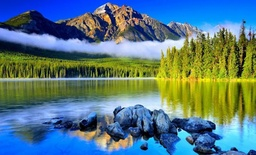
#> input picture data/original.jpg, 256 x 155 px, shrunk from 736 x 446 before the run, found by its file name
$ jupyter execute clustering.ipynb
#> lines starting #> are read from the running program, lines starting #| are printed output that depends on the picture
# 🎨 Image Compression using K-Means

[cell 1]
import numpy as np
import matplotlib.pyplot as plt
from PIL import Image
from sklearn.cluster import KMeans


# LOAD ORIGINAL IMAGE

# First of all whe have to load the image and convert it to RGB format
img = Image.open("/Users/ariel/github/image-compression-kmeans/data/original.jpg")
#> img is the input picture: PIL image 256x155 RGB; mean R, G, B 87.9, 121.6, 130
img = img.convert("RGB")
img_array = np.array(img)

print("=" * 60)
print(" IMAGE COMPRESSION USING K-MEANS CLUSTERING")
print("=" * 60)
print(f"\n Loaded image: {img_array.shape[1]}x{img_array.shape[0]} pixels")
#|  Loaded image: 256x155 pixels
print(f"   Total pixels: {img_array.shape[0] * img_array.shape[1]:,}")
#|    Total pixels: 39,680


# APPLY K-MEANS CLUSTERING

# Prepare pixel data by flattening the image into (num_pixels, 3)
h, w, channels = img_array.shape
#> h = 155; w = 256; channels = 3
pixels = img_array.reshape(-1, 3)

# Different k values to test how many colors we keep
k_values = [2, 4, 8, 16, 32]
compressed_images = {}

print("\n" + "=" * 60)
print(" RUNNING K-MEANS CLUSTERING")
print("=" * 60)

for k in k_values:
    print(f"\n Processing image with k = {k} colors...")

    # Fit K-Means to the pixel data
    kmeans = KMeans(n_clusters=k, random_state=42, n_init=10)
    kmeans.fit(pixels)

    # Each pixel is replaced by the centroid of its assigned cluster
    new_colors = kmeans.cluster_centers_[kmeans.labels_]

    # Reshape back to original image dimensions
    compressed = new_colors.reshape(h, w, 3).astype(np.uint8)
    compressed_images[k] = compressed

    print(f"   ✓ Image with {k} colors generated")
#> after the loop, compressed_images = 5 items


# CALCULATE COMPRESSION FACTOR

print("\n" + "=" * 60)
print(" COMPRESSION FACTORS")
print("=" * 60)

# Original size: each pixel takes 3 bytes (RGB)
original_size = h * w * 3
#> original_size = 119040

print(f"\nOriginal size: {original_size:,} bytes")
#| Original size: 119,040 bytes
print(f"   (Height {h} × Width {w} × 3 RGB channels)\n")
#|    (Height 155 × Width 256 × 3 RGB channels)

print(f"{'K':>5} | {'Compressed Size':>20} | {'Compression Ratio':>22}")
print("-" * 60)

compression_factors = {}

for k in k_values:
    # Compressed size = color palette + cluster index storage
    palette_size = k * 3
    indices_size = (h * w * np.ceil(np.log2(k)) / 8)
    compressed_size = palette_size + indices_size

    # Compression ratio
    compression_factor = original_size / compressed_size
    compression_factors[k] = compression_factor

    print(f"{k:>5} | {compressed_size:>15,.0f} bytes | {compression_factor:>18.2f}:1")
#> this loop made 5 passes
#> (indices_size, compressed_size, compression_factor) on passes 1 to 5: (4960, 4966, 23.97), (9920, 9932, 11.99), (14880, 14904, 7.99), (19840, 19888, 5.99), (24800, 24896, 4.78)
#|     2 |           4,966 bytes |              23.97:1
#|     4 |           9,932 bytes |              11.99:1
#|     8 |          14,904 bytes |               7.99:1
#|    16 |          19,888 bytes |               5.99:1
#|    32 |          24,896 bytes |               4.78:1
#> after the loop, compression_factors = {2: 23.97, 4: 11.99, 8: 7.99, 16: 5.99, 32: 4.78}

print("=" * 60)


# VISUALIZE RESULTS

print("\n Generating comparison plot...")

# Create a grid showing original + compressed images
fig, axes = plt.subplots(2, 3, figsize=(15, 10))
axes = axes.flatten()

# Show original image
axes[0].imshow(img_array)
axes[0].set_title('ORIGINAL\n(No compression)',
                  fontsize=12, fontweight='bold', color='darkblue')
axes[0].axis('off')

# Show compressed versions for each k
for idx, k in enumerate(k_values, 1):
    axes[idx].imshow(compressed_images[k])
    axes[idx].set_title(f'K = {k} colors\nRatio: {compression_factors[k]:.2f}:1',
                        fontsize=11, fontweight='bold')
    axes[idx].axis('off')

plt.suptitle('Image Compression using K-Means Clustering',
             fontsize=16, fontweight='bold', y=0.98)
plt.tight_layout()
plt.show()
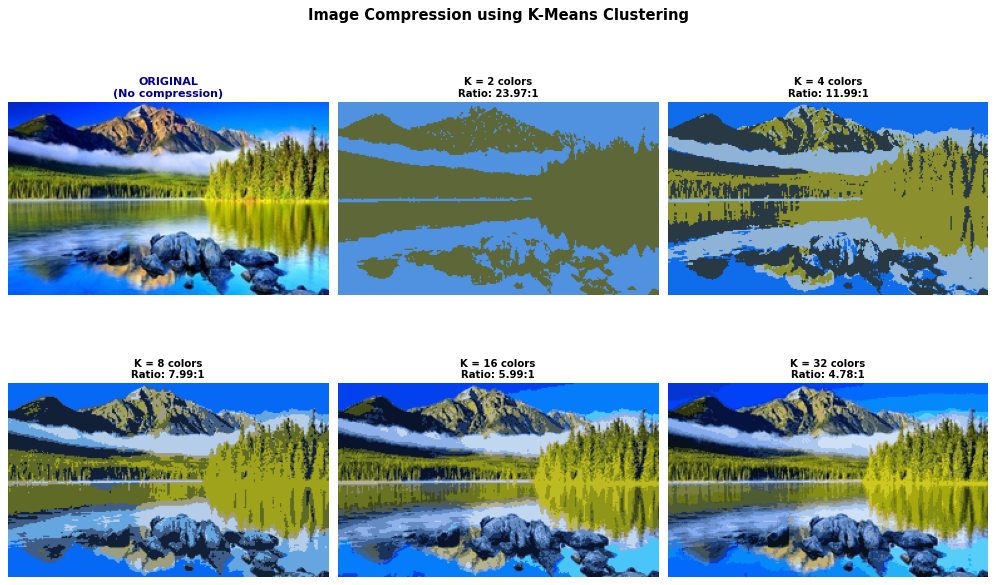
#> figure drawn by matplotlib, 6 panels


# FINAL SUMMARY

print("\n" + "=" * 60)
print("PROCESS COMPLETED")
print("=" * 60)
print("\nSUMMARY:")
print(f"   • Original image: {w}×{h} pixels")
#|    • Original image: 256×155 pixels
print(f"   • Tested cluster values: {k_values}")
print(f"   • Best compression: {max(compression_factors.values()):.2f}:1 (k={max(compression_factors, key=compression_factors.get)})")
#|    • Best compression: 23.97:1 (k=2)
print(f"   • Lowest compression: {min(compression_factors.values()):.2f}:1 (k={min(compression_factors, key=compression_factors.get)})")
#|    • Lowest compression: 4.78:1 (k=32)
print("\n" + "=" * 60)
